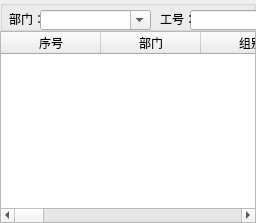
      <widget class="QWidget" name="renyuanxinxi">
       <attribute name="title">
        <string>人员信息</string>
       </attribute>
       <layout class="QVBoxLayout" name="verticalLayout">
        <property name="spacing">
         <number>0</number>
        </property>
        <property name="leftMargin">
         <number>0</number>
        </property>
        <property name="topMargin">
         <number>0</number>
        </property>
        <property name="rightMargin">
         <number>0</number>
        </property>
        <property name="bottomMargin">
         <number>0</number>
        </property>
        <item>
         <widget class="QWidget" name="widget" native="true">
          <property name="maximumSize">
           <size>
            <width>16777215</width>
            <height>62</height>
           </size>
          </property>
          <widget class="QWidget" name="layoutWidget">
           <property name="geometry">
            <rect>
             <x>1</x>
             <y>1</y>
             <width>390</width>
             <height>60</height>
            </rect>
           </property>
           <layout class="QGridLayout" name="gridLayout">
            <item row="0" column="9">
             <widget class="QToolButton" name="toolButton_6">
              <property name="text">
               <string>退出</string>
              </property>
              <property name="icon">
               <iconset>
                <normaloff>ICO/png/1110305.png</normaloff>ICO/png/1110305.png</iconset>
              </property>
              <property name="iconSize">
               <size>
                <width>36</width>
                <height>36</height>
               </size>
              </property>
              <property name="toolButtonStyle">
               <enum>Qt::ToolButtonTextUnderIcon</enum>
              </property>
              <property name="autoRaise">
               <bool>true</bool>
              </property>
             </widget>
            </item>
            <item row="0" column="4">
             <widget class="QToolButton" name="toolButton_4">
              <property name="text">
               <string>查看</string>
              </property>
              <property name="icon">
               <iconset>
                <normaloff>ICO/png/1081662.png</normaloff>ICO/png/1081662.png</iconset>
              </property>
              <property name="iconSize">
               <size>
                <width>36</width>
                <height>36</height>
               </size>
              </property>
              <property name="toolButtonStyle">
               <enum>Qt::ToolButtonTextUnderIcon</enum>
              </property>
              <property name="autoRaise">
               <bool>true</bool>
              </property>
             </widget>
            </item>
            <item row="0" column="2">
             <widget class="QToolButton" name="toolButton_3">
              <property name="text">
               <string>修改</string>
              </property>
              <property name="icon">
               <iconset>
                <normaloff>ICO/png/1073170.png</normaloff>ICO/png/1073170.png</iconset>
              </property>
              <property name="iconSize">
               <size>
                <width>36</width>
                <height>36</height>
               </size>
              </property>
              <property name="toolButtonStyle">
               <enum>Qt::ToolButtonTextUnderIcon</enum>
              </property>
              <property name="autoRaise">
               <bool>true</bool>
              </property>
             </widget>
            </item>
            <item row="0" column="7">
             <widget class="QToolButton" name="toolButton_8">
              <property name="text">
               <string>流程跳转</string>
              </property>
              <property name="icon">
               <iconset>
                <normaloff>ICO/png/1081628.png</normaloff>ICO/png/1081628.png</iconset>
              </property>
              <property name="iconSize">
               <size>
                <width>36</width>
                <height>36</height>
               </size>
              </property>
              <property name="toolButtonStyle">
               <enum>Qt::ToolButtonTextUnderIcon</enum>
              </property>
              <property name="autoRaise">
               <bool>true</bool>
              </property>
             </widget>
            </item>
            <item row="0" column="1">
             <widget class="QToolButton" name="toolButton_2">
              <property name="text">
               <string>删除</string>
              </property>
              <property name="icon">
               <iconset>
                <normaloff>ICO/png/1081640.png</normaloff>ICO/png/1081640.png</iconset>
              </property>
              <property name="iconSize">
               <size>
                <width>36</width>
                <height>36</height>
               </size>
              </property>
              <property name="toolButtonStyle">
               <enum>Qt::ToolButtonTextUnderIcon</enum>
              </property>
              <property name="autoRaise">
               <bool>true</bool>
              </property>
             </widget>
            </item>
            <item row="0" column="5">
             <widget class="QToolButton" name="toolButton_5">
              <property name="text">
               <string>导出</string>
              </property>
              <property name="icon">
               <iconset>
                <normaloff>ICO/png/1081656.png</normaloff>ICO/png/1081656.png</iconset>
              </property>
              <property name="iconSize">
               <size>
                <width>36</width>
                <height>36</height>
               </size>
              </property>
              <property name="toolButtonStyle">
               <enum>Qt::ToolButtonTextUnderIcon</enum>
              </property>
              <property name="autoRaise">
               <bool>true</bool>
              </property>
             </widget>
            </item>
            <item row="0" column="6">
             <widget class="Line" name="line_2">
              <property name="orientation">
               <enum>Qt::Vertical</enum>
              </property>
             </widget>
            </item>
            <item row="0" column="0">
             <widget class="QToolButton" name="toolButton">
              <property name="text">
               <string>新增</string>
              </property>
              <property name="icon">
               <iconset>
                <normaloff>ICO/png/1081676.png</normaloff>ICO/png/1081676.png</iconset>
              </property>
              <property name="iconSize">
               <size>
                <width>36</width>
                <height>36</height>
               </size>
              </property>
              <property name="toolButtonStyle">
               <enum>Qt::ToolButtonTextUnderIcon</enum>
              </property>
              <property name="autoRaise">
               <bool>true</bool>
              </property>
             </widget>
            </item>
            <item row="0" column="8">
             <widget class="Line" name="line">
              <property name="orientation">
               <enum>Qt::Vertical</enum>
              </property>
             </widget>
            </item>
            <item row="0" column="3">
             <widget class="Line" name="line_3">
              <property name="orientation">
               <enum>Qt::Vertical</enum>
              </property>
             </widget>
            </item>
           </layout>
          </widget>
         </widget>
        </item>
        <item>
         <widget class="QGroupBox" name="groupBox">
          <property name="maximumSize">
           <size>
            <width>16777215</width>
            <height>40</height>
           </size>
          </property>
          <property name="title">
           <string/>
          </property>
          <widget class="QPushButton" name="chaxun">
           <property name="enabled">
            <bool>true</bool>
           </property>
           <property name="geometry">
            <rect>
             <x>790</x>
             <y>9</y>
             <width>75</width>
             <height>23</height>
            </rect>
           </property>
           <property name="text">
            <string>查询</string>
           </property>
          </widget>
          <widget class="QLineEdit" name="lineEdit_2">
           <property name="geometry">
            <rect>
             <x>190</x>
             <y>10</y>
             <width>81</width>
             <height>20</height>
            </rect>
           </property>
           <property name="minimumSize">
            <size>
             <width>81</width>
             <height>20</height>
            </size>
           </property>
           <property name="maximumSize">
            <size>
             <width>81</width>
             <height>20</height>
            </size>
           </property>
          </widget>
          <widget class="QLineEdit" name="lineEdit_3">
           <property name="geometry">
            <rect>
             <x>320</x>
             <y>10</y>
             <width>81</width>
             <height>20</height>
            </rect>
           </property>
           <property name="minimumSize">
            <size>
             <width>81</width>
             <height>20</height>
            </size>
           </property>
           <property name="maximumSize">
            <size>
             <width>81</width>
             <height>20</height>
            </size>
           </property>
          </widget>
          <widget class="QLabel" name="label_5">
           <property name="geometry">
            <rect>
             <x>555</x>
             <y>11</y>
             <width>31</width>
             <height>16</height>
            </rect>
           </property>
           <property name="maximumSize">
            <size>
             <width>36</width>
             <height>16</height>
            </size>
           </property>
           <property name="text">
            <string>日期：</string>
           </property>
          </widget>
          <widget class="QDateEdit" name="dateEdit_2">
           <property name="geometry">
            <rect>
             <x>697</x>
             <y>10</y>
             <width>88</width>
             <height>20</height>
            </rect>
           </property>
           <property name="minimumSize">
            <size>
             <width>88</width>
             <height>20</height>
            </size>
           </property>
           <property name="maximumSize">
            <size>
             <width>88</width>
             <height>20</height>
            </size>
           </property>
           <property name="currentSection">
            <enum>QDateTimeEdit::YearSection</enum>
           </property>
           <property name="calendarPopup">
            <bool>true</bool>
           </property>
           <property name="date">
            <date>
             <year>2020</year>
             <month>1</month>
             <day>1</day>
            </date>
           </property>
          </widget>
          <widget class="QLabel" name="label_2">
           <property name="geometry">
            <rect>
             <x>9</x>
             <y>11</y>
             <width>31</width>
             <height>16</height>
            </rect>
           </property>
           <property name="maximumSize">
            <size>
             <width>36</width>
             <height>16</height>
            </size>
           </property>
           <property name="styleSheet">
            <string notr="true"/>
           </property>
           <property name="text">
            <string>部门：</string>
           </property>
          </widget>
          <widget class="QLabel" name="label_3">
           <property name="geometry">
            <rect>
             <x>160</x>
             <y>11</y>
             <width>31</width>
             <height>16</height>
            </rect>
           </property>
           <property name="maximumSize">
            <size>
             <width>36</width>
             <height>16</height>
            </size>
           </property>
           <property name="text">
            <string>工号：</string>
           </property>
          </widget>
          <widget class="QLabel" name="label_4">
           <property name="geometry">
            <rect>
             <x>290</x>
             <y>11</y>
             <width>31</width>
             <height>16</height>
            </rect>
           </property>
           <property name="maximumSize">
            <size>
             <width>36</width>
             <height>16</height>
            </size>
           </property>
           <property name="text">
            <string>姓名：</string>
           </property>
          </widget>
          <widget class="QLabel" name="label_6">
           <property name="geometry">
            <rect>
             <x>680</x>
             <y>10</y>
             <width>16</width>
             <height>16</height>
            </rect>
           </property>
           <property name="text">
            <string>至</string>
           </property>
          </widget>
          <widget class="QDateEdit" name="dateEdit">
           <property name="geometry">
            <rect>
             <x>587</x>
             <y>10</y>
             <width>88</width>
             <height>20</height>
            </rect>
           </property>
           <property name="minimumSize">
            <size>
             <width>88</width>
             <height>20</height>
            </size>
           </property>
           <property name="maximumSize">
            <size>
             <width>88</width>
             <height>20</height>
            </size>
           </property>
           <property name="calendarPopup">
            <bool>true</bool>
           </property>
           <property name="date">
            <date>
             <year>2020</year>
             <month>1</month>
             <day>1</day>
            </date>
           </property>
          </widget>
          <widget class="QLabel" name="label_13">
           <property name="geometry">
            <rect>
             <x>410</x>
             <y>10</y>
             <width>60</width>
             <height>20</height>
            </rect>
           </property>
           <property name="maximumSize">
            <size>
             <width>60</width>
             <height>20</height>
            </size>
           </property>
           <property name="text">
            <string>筛选方式：</string>
           </property>
          </widget>
          <widget class="QComboBox" name="comboBox">
           <property name="geometry">
            <rect>
             <x>470</x>
             <y>10</y>
             <width>81</width>
             <height>22</height>
            </rect>
           </property>
           <item>
            <property name="text">
             <string>在职人员</string>
            </property>
           </item>
           <item>
            <property name="text">
             <string>入职日期</string>
            </property>
           </item>
           <item>
            <property name="text">
             <string>生日日期</string>
            </property>
           </item>
           <item>
            <property name="text">
             <string>离职人员</string>
            </property>
           </item>
          </widget>
          <widget class="QComboBox" name="comboBox_8">
           <property name="geometry">
            <rect>
             <x>40</x>
             <y>10</y>
             <width>111</width>
             <height>20</height>
            </rect>
           </property>
           <property name="maximumSize">
            <size>
             <width>800</width>
             <height>20</height>
            </size>
           </property>
           <property name="editable">
            <bool>true</bool>
           </property>
          </widget>
         </widget>
        </item>
        <item>
         <widget class="QTableWidget" name="tableWidget">
          <property name="sizePolicy">
           <sizepolicy hsizetype="Preferred" vsizetype="Preferred">
            <horstretch>0</horstretch>
            <verstretch>0</verstretch>
           </sizepolicy>
          </property>
          <property name="autoScroll">
           <bool>true</bool>
          </property>
          <column>
           <property name="text">
            <string>序号</string>
           </property>
          </column>
          <column>
           <property name="text">
            <string>部门</string>
           </property>
          </column>
          <column>
           <property name="text">
            <string>组别</string>
           </property>
          </column>
          <column>
           <property name="text">
            <string>职位</string>
           </property>
          </column>
          <column>
           <property name="text">
            <string>工号</string>
           </property>
          </column>
          <column>
           <property name="text">
            <string>姓名</string>
           </property>
          </column>
          <column>
           <property name="text">
            <string>性别</string>
           </property>
          </column>
          <column>
           <property name="text">
            <string>联系电话</string>
           </property>
          </column>
          <column>
           <property name="text">
            <string>入职日期</string>
           </property>
          </column>
          <column>
           <property name="text">
            <string>出生日期</string>
           </property>
          </column>
          <column>
           <property name="text">
            <string>身份证号</string>
           </property>
          </column>
          <column>
           <property name="text">
            <string>地址</string>
           </property>
          </column>
          <column>
           <property name="text">
            <string>待遇</string>
           </property>
          </column>
          <column>
           <property name="text">
            <string>调薪日期</string>
           </property>
          </column>
          <column>
           <property name="text">
            <string>离职日期</string>
           </property>
          </column>
          <column>
           <property name="text">
            <string>备注</string>
           </property>
          </column>
         </widget>
        </item>
       </layout>
      </widget>
